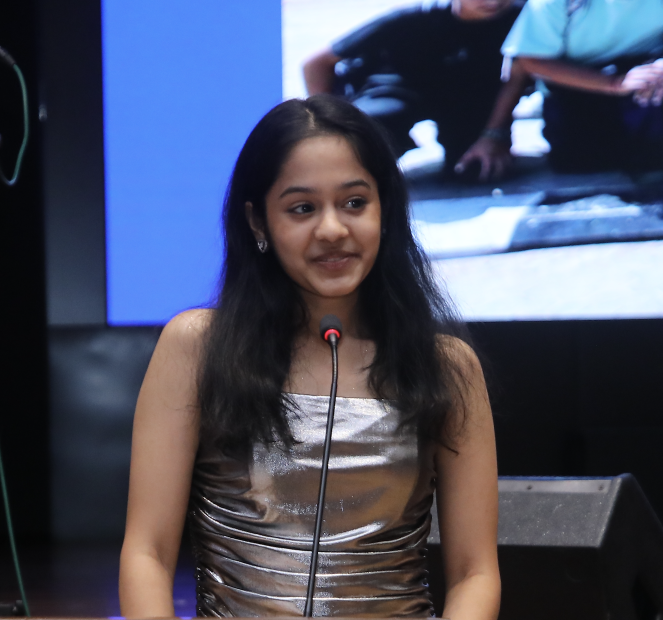
#> input picture rhea.png, 1326 x 1240 px (shown at 1/2 size)
$ python main.py rhea.png
#> lines starting #> are read from the running program, lines starting #| are printed output that depends on the picture

import argparse
import sys
from pathlib import Path

try:
    from PIL import Image
except ImportError:
    sys.exit("Pillow is required. Run: pip install Pillow")


RAMP_DETAILED = r'$@B%8&WM#*oahkbdpqwmZO0QLCJUYXzcvunxrjft/\|()1{}[]?-_+~<>i!lI;:,"^`\'. '
RAMP_SIMPLE = "@%#*+=-:. "

def pixel_to_char(brightness: int, ramp: str, invert: bool) -> str:
    if invert:
        brightness = 255 - brightness
    index = int((brightness / 255) * (len(ramp) - 1))
    return ramp[index]

def image_to_ascii(
    image_path: str,
    width: int = 100,
    detailed: bool = True,
    invert: bool = False,
    color: bool = False
) -> str:
    """
    Convert an image file to an ASCII-art string.

    Parameters
    ----------
    image_path : str
        Path to the source image (JPEG, PNG, GIF, BMP, WEBP, …).
    width : int
        Number of characters per row (default 100).
    detailed : bool
        Use the 70-char detailed ramp; False → simple 10-char ramp.
    invert : bool
        Invert brightness mapping (useful for dark-background terminals).
    color : bool
        Wrap each character in ANSI 256-colour escape codes.

    Returns
    -------
    str
        The full ASCII-art string, ready to print or save.
    """
#> called with image_path = 'rhea.png', width = 100, detailed = True, invert = False, color = False
    img = Image.open(image_path)
#> img is the input picture: PIL image 1326x1240 RGBA; mean R, G, B, A 73.4, 78.6, 99, 255

    aspect  = img.height / img.width
#> aspect = 0.935
    height  = int(width * aspect * 0.45)
#> height = 42
    img     = img.resize((width, height))
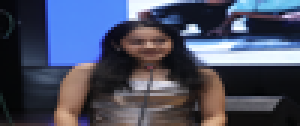
#> img: PIL image 100x42 RGBA (shown 3 times larger); mean R, G, B, A 73.4, 78.5, 98.8, 255

    ramp    = RAMP_DETAILED if detailed else RAMP_SIMPLE
    gray    = img.convert("L")
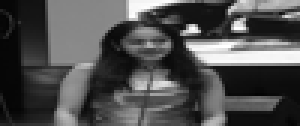
#> gray: PIL image 100x42 L (shown 3 times larger); min 3, max 255, mean 79.3
    rgb_img = img.convert("RGB")

    lines = []
    for y in range(height):
        row = []
        for x in range(width):
            brightness      = gray.getpixel((x, y))
            char            = pixel_to_char(brightness, ramp, invert)

            if color:
                r, g, b     = rgb_img.getpixel((x, y))
                # ANSI 24-bit true-colour escape
                char        = f"\033[38;2;{r};{g};{b}m{char}\033[0m"

            row.append(char)
        lines.append("".join(row))

    return "\n".join(lines)


def parse_args() -> argparse.Namespace:
    parser = argparse.ArgumentParser(
        description="Convert an image to ASCII art.",
        formatter_class=argparse.RawDescriptionHelpFormatter,
        epilog=__doc__,
    )
    parser.add_argument("input",           help="Path to the input image")
    parser.add_argument("-W", "--width",   type=int, default=100,
                        help="Output width in characters (default: 100)")
    parser.add_argument("-o", "--output",  default=None,
                        help="Save output to this .txt file instead of printing")
    parser.add_argument("--simple",        action="store_true",
                        help="Use a simple 10-character ramp instead of the detailed 70-char one")
    parser.add_argument("--invert",        action="store_true",
                        help="Invert brightness (good for dark terminal backgrounds)")
    parser.add_argument("--color",         action="store_true",
                        help="Print with ANSI true-colour codes (terminal only, not saved)")
    return parser.parse_args()


def main() -> None:
    args   = parse_args()
    source = Path(args.input)

    if not source.exists():
        sys.exit(f"Error: file not found — {source}")

    print(f"Converting '{source.name}'  (width={args.width}) …")

    ascii_art = image_to_ascii(
        image_path = str(source),
        width      = args.width,
        detailed   = not args.simple,
        invert     = args.invert,
        color      = args.color and args.output is None,
    )

    if args.output:
        out = Path(args.output)
        out.write_text(ascii_art, encoding="utf-8")
        print(f"Saved to '{out}'")
    else:
        print(ascii_art)
#> (printed output is left out)


if __name__ == "__main__":
    main()
